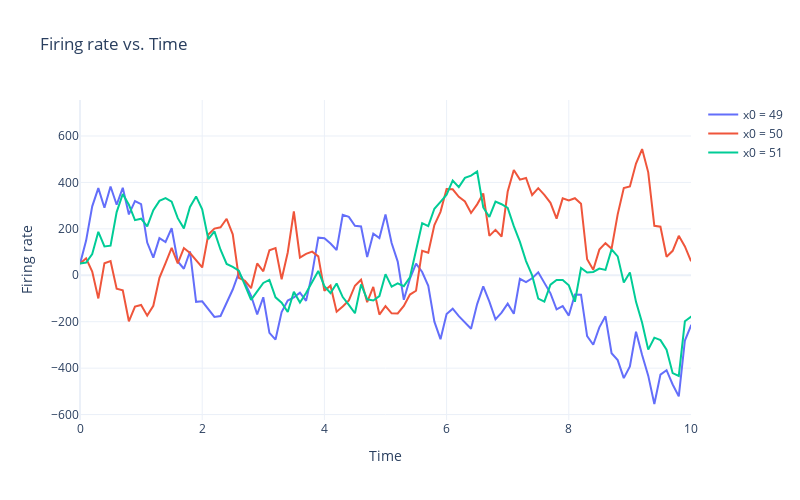

Notebook code for this chart:
### Markdown cell above
What happens when the noise is increased to 80?

### Code cell
# When we increase the noise to 80. The system becomes unstable and the firing rate increases to infinity. 
# This is because the noise is so large that it is able to overcome the negative feedback of the system and the system becomes unstable.
# The system is no longer able to maintain a stable equilibrium point and the firing rate increases to infinity.
# Plot of system when sigma = 80
x0 = 49
x1 = 50
x2 = 51

x = firing_rate_noise(x0, sigma=80)
x1 = firing_rate_noise(x1, sigma=80)
x2 = firing_rate_noise(x2, sigma=80)
# plotly
fig = go.Figure()
fig.update_layout(template='plotly_white'
    , width=800, height=500)
fig.add_trace(go.Scatter(x=t, y=x, mode='lines', name='x0 = 49'))
fig.add_trace(go.Scatter(x=t, y=x1, mode='lines', name='x0 = 50'))
fig.add_trace(go.Scatter(x=t, y=x2, mode='lines', name='x0 = 51'))
fig.update_layout(title='Firing rate vs. Time', xaxis_title='Time', yaxis_title='Firing rate')
fig.update_xaxes(range=[0, 10])
fig.show()

### Figure 1 — Plotly figure (JSON) as saved in the notebook; plotly's stock layout.template omitted (floating-point values rounded to 4 significant figures; data arrays with more than 128 entries replaced by an {"elided": "..."} marker saying what was removed)
{"data": [{"mode": "lines", "name": "x0 = 49", "type": "scatter", "x": {"elided": "1000 float values"}, "y": {"elided": "1000 float values"}}, {"mode": "lines", "name": "x0 = 50", "type": "scatter", "x": {"elided": "1000 float values"}, "y": {"elided": "1000 float values"}}, {"mode": "lines", "name": "x0 = 51", "type": "scatter", "x": {"elided": "1000 float values"}, "y": {"elided": "1000 float values"}}], "layout": {"height": 500, "title": {"text": "Firing rate vs. Time"}, "width": 800, "xaxis": {"range": [0, 10], "title": {"text": "Time"}}, "yaxis": {"title": {"text": "Firing rate"}}}}
